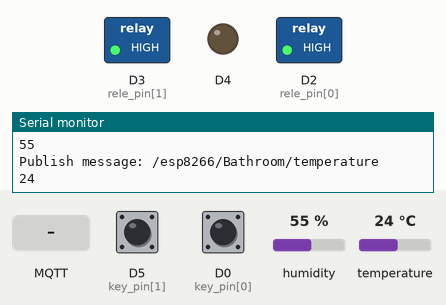
This sketch was run on a simulated ESP8266 (NodeMCU). Shown: switched loads named in the sketch (green lamp = pin HIGH), output pins drawn as LEDs (lit = HIGH), the last lines printed to the serial monitor. The inputs (shaded band) are chosen by the test bench; at power-on: D5 (key_pin[1]) LOW, D0 (key_pin[0]) LOW, humidity 55 %, temperature 24 °C. WiFi joins after 1.5 s; servers stay silent unless stated; random numbers use the default seed unless the sketch sets one; no MQTT or app messages arrive unless stated.

Above: at 2.7 s.
2.8 s: MQTT message "1" arrives on the first subscribed topic
At 4.0 s:
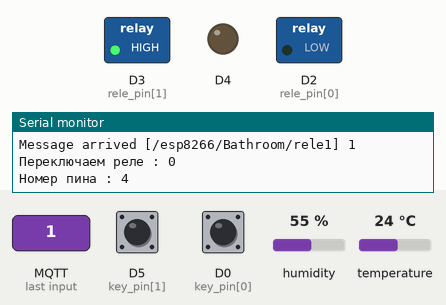
4.3 s: MQTT message "on" arrives on the first subscribed topic
At 5.4 s:
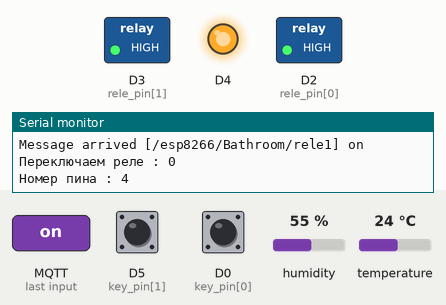
5.8 s: MQTT message "1" arrives on the second subscribed topic
At 6.5 s:
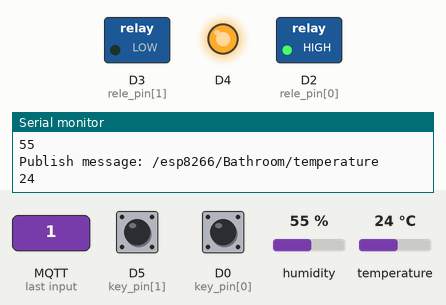
8.9 s: MQTT message "1" arrives on the first subscribed topic
At 10.1 s:
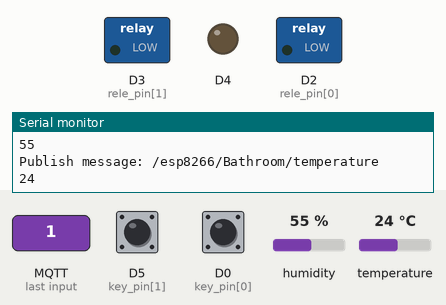
10.4 s: MQTT message "0" arrives on the first subscribed topic
At 11.2 s:
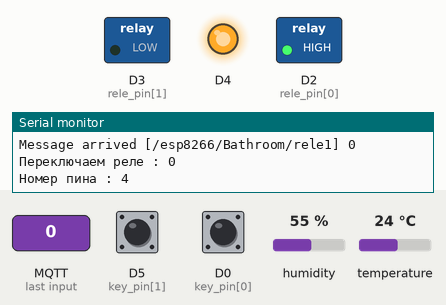
Timing chart, 0 to 12.9 s (numbered marks = the images above; inputs shaded):
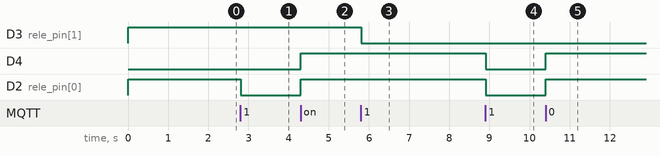

The sketch:

mqtt_standart_esp826_wifi.ino
```cpp
#include <DHT.h>
#include <ESP8266WiFi.h>
#include <PubSubClient.h>

// Update these with rele_states suitable for your network.
const char* ssid = "LS_AP";
const char* password = "foreverls";
const char* mqtt_server = "192.168.88.199";
const char* mqtt_login = "leganas";
const char* mqtt_password = "kj4cuetd";
WiFiClient espClient;
PubSubClient client(espClient);

long lastMsg = 0;
char msg[50];

const char* mqtt_module = "/esp8266";
const char* mqtt_room[] = {"/Bathroom","/Bathroom"};
const char* mqtt_device[] = { "/rele1","/rele2" }; // Топик реле1 - реле2
const char* mqtt_OutputParameter[] = {"/humidity","/temperature"}; // Топик для датчика температуры и влажности
const char* mqtt_obiem = "/obiem"; // Топик сработки объёмника

int key_pin[] = {D0,D5}; // Массив номеров контактов к которым подключены выключатели
int rele_pin[] = {D2,D3}; // Массив номеров контактов к которым подключены реле
int rele_state[] = {1,1}; // Текущее состояние реле
int key_state[] = {0,0}; // Текущее состояние выключателей

int DHTPIN = D1; //
DHT dht(DHTPIN, DHT11);

int temperature = 0;
int humidity = 0;


//int obiem_pin = D5;
//int last_obiem = 0;

void setup_wifi() {

  delay(10);
  // We start by connecting to a WiFi network
  Serial.println();
  Serial.print("Connecting to ");
  Serial.println(ssid);

  WiFi.begin(ssid, password);

  while (WiFi.status() != WL_CONNECTED) {
    delay(500);
    Serial.print(".");
  }

  randomSeed(micros());

  Serial.println("");
  Serial.println("WiFi connected");
  Serial.println("IP address: ");
  Serial.println(WiFi.localIP());
}

void callback(char* topic, byte* payload, unsigned int length) {
  Serial.print("Message arrived [");
  Serial.print(topic);
  Serial.print("] ");
  for (int i = 0; i < length; i++) {
    Serial.print((char)payload[i]);
  }
  Serial.println();


  int releNumber = -1;
  for (int i = 0; i <= 1; i++){
   String base = catStr(mqtt_module,mqtt_room[i]);
   String device = mqtt_device[i];
   if (strcmp(topic,(base + device).c_str())==0) {
    releNumber = i;
    break;
   }
  }


  Serial.print("Переключаем реле : ");
  Serial.println(releNumber);
  Serial.print("Номер пина : ");
  Serial.println(rele_pin[releNumber]);

  if (releNumber != -1) {
   // Switch on the LED if an 1 was received as first character
   if ((char)payload[0] == '1') {
    if (releNumber == 0) digitalWrite(BUILTIN_LED, LOW);   // Светодиод на ESP будет связан только с 1м реле
    digitalWrite(rele_pin[releNumber], LOW);  // Выключаем реле с нужным номером
    rele_state[releNumber] = 1;
   } else {
    if (releNumber == 0) digitalWrite(BUILTIN_LED, HIGH);  // Светодиод на ESP будет связан только с 1м реле
    digitalWrite(rele_pin[releNumber], HIGH);  // Включаем реле с нужным номером
    rele_state[releNumber] = 0;
   }
  }
}

void reconnect() {
  // Loop until we're reconnected
  while (!client.connected()) {
    Serial.print("Attempting MQTT connection...");
    // Create a random client ID
    String clientId = "ESP8266Client-";
    clientId += String(random(0xffff), HEX);
    // Attempt to connect

    if (client.connect(clientId.c_str(),mqtt_login,mqtt_password)) {
      Serial.println("connected");
      // Once connected, publish an announcement...

//    client.publish(base.c_str(), "hello");
      // ... and resubscribe
      for (int i = 0; i < (sizeof(mqtt_device) / sizeof(char *)); i++){
         String base = catStr(mqtt_module,mqtt_room[i]);
         Serial.print("Подписываемся на топик : ");
         Serial.println(catStr(base.c_str(),mqtt_device[i]).c_str());
         client.subscribe(catStr(base.c_str(),mqtt_device[i]).c_str());
      }
    } else {
      Serial.print("failed, rc=");
      Serial.print(client.state());
      Serial.println(" try again in 5 seconds");
      // Wait 5 seconds before retrying
      delay(5000);
    }
  }
}

void setup() {
  Serial.println("Init device");
  pinMode(BUILTIN_LED, OUTPUT);     // Initialize the BUILTIN_LED pin as an output
  for (int i = 0; i < (sizeof(key_pin) / sizeof(int)); i++) pinMode(key_pin[i],INPUT);
  for (int i = 0; i < (sizeof(rele_pin) / sizeof(int)); i++){
    pinMode(rele_pin[i],OUTPUT);
    digitalWrite(rele_pin[i], HIGH);
  }

  dht.begin();
//  pinMode(obiem_pin,INPUT);

  Serial.begin(115200);
  setup_wifi();
  client.setServer(mqtt_server, 1883);
  client.setCallback(callback);
}

const String catStr(const char* str1,const char* str2){
    char result[512];
    snprintf(result, sizeof result, "%s%s", str1, str2);
    String str = result;
    return str;
}


void loop() {

  if (!client.connected()) {
    reconnect();
  }
  client.loop();

  // Перебираем состояние выключателей
  for (int i = 0; i < (sizeof(key_pin) / sizeof(int)); i++) {
    String base = catStr(mqtt_module,mqtt_room[i]);
    int current_key_state = digitalRead(key_pin[i]); // чтение входных данных
    if (current_key_state != key_state[i]) { // если текущее положение выключателя не совпадает предыдущим
      Serial.print("Rele = ");
      Serial.print(i, DEC);
      Serial.print(" | ");
      Serial.print(" было ");
      Serial.print(rele_state[i]);
      Serial.print(" стало ");
      if (rele_state[i] == 0) rele_state[i] = 1; else rele_state[i] = 0;  // Делаем свич реле
      Serial.println(rele_state[i]);
      key_state[i] = current_key_state;
      snprintf (msg, 75, "%ld", rele_state[i]);
      client.publish(catStr(base.c_str(),mqtt_device[i]).c_str(), msg);
    }
  }


  long now = millis();
  if (now - lastMsg > 2000) {
    lastMsg = now;

    humidity = dht.readHumidity();
    if (humidity <= 100) {
      String base = catStr(mqtt_module,mqtt_room[0]);
      snprintf (msg, 75, "%ld", humidity);
      Serial.print("Publish message: ");
      Serial.println(catStr(base.c_str(),mqtt_OutputParameter[0]).c_str());
      Serial.println(msg);
      client.publish(catStr(base.c_str(),mqtt_OutputParameter[0]).c_str(), msg);
    }

    temperature = dht.readTemperature();;
    if (temperature <= 100) {
      String base = catStr(mqtt_module,mqtt_room[1]);
      snprintf (msg, 75, "%ld", temperature);
      Serial.print("Publish message: ");
      Serial.println(catStr(base.c_str(),mqtt_OutputParameter[1]).c_str());
      Serial.println(msg);
      client.publish(catStr(base.c_str(),mqtt_OutputParameter[1]).c_str(), msg);
    }
  }


//    int obiem = digitalRead(obiem_pin);

//    if (last_obiem != obiem) {
//      last_obiem = obiem;
//      snprintf (msg, 75, "%ld", obiem);
//      Serial.print("Publish message: ");
//      Serial.println(catStr(base.c_str(),"/obiem").c_str());
//      Serial.println(msg);

//      if (obiem == 1) {
//        client.publish(catStr(base.c_str(),mqtt_obiem).c_str(), "true");
//        } else {
//        client.publish(catStr(base.c_str(),mqtt_obiem).c_str(), "false");
//      };
//    }
}
```

Measured:
- after the input at 2.8 s, D2 (rele_pin[0]): HIGH → LOW at once
- after the input at 4.3 s, D4, D2 (rele_pin[0]): LOW → HIGH at once
- after the input at 5.8 s, D3 (rele_pin[1]): HIGH → LOW at once
- after the input at 8.9 s, D4, D2 (rele_pin[0]): HIGH → LOW at once
- after the input at 10.4 s, D4, D2 (rele_pin[0]): LOW → HIGH at once
